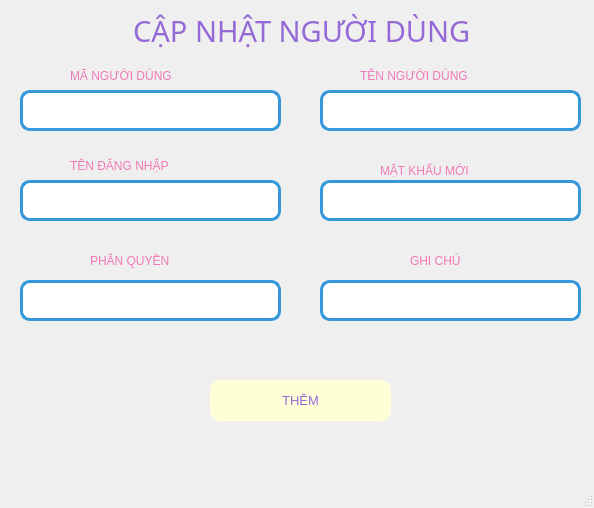
<?xml version="1.0" encoding="UTF-8"?>
<ui version="4.0">
 <class>MainWindow</class>
 <widget class="QMainWindow" name="MainWindow">
  <property name="geometry">
   <rect>
    <x>0</x>
    <y>0</y>
    <width>594</width>
    <height>508</height>
   </rect>
  </property>
  <property name="windowTitle">
   <string>MainWindow</string>
  </property>
  <widget class="QWidget" name="centralwidget">
   <widget class="QLabel" name="labelTitle">
    <property name="geometry">
     <rect>
      <x>70</x>
      <y>10</y>
      <width>471</width>
      <height>41</height>
     </rect>
    </property>
    <property name="font">
     <font>
      <family>Segoe UI Black</family>
      <pointsize>22</pointsize>
      <weight>10</weight>
      <italic>false</italic>
      <bold>false</bold>
     </font>
    </property>
    <property name="styleSheet">
     <string notr="true">color: rgb(149, 106, 214);
font: 87 22pt &quot;Segoe UI Black&quot;;</string>
    </property>
    <property name="text">
     <string>CẬP NHẬT NGƯỜI DÙNG </string>
    </property>
    <property name="alignment">
     <set>Qt::AlignCenter</set>
    </property>
   </widget>
   <widget class="QPushButton" name="btn_luu">
    <property name="geometry">
     <rect>
      <x>210</x>
      <y>380</y>
      <width>181</width>
      <height>41</height>
     </rect>
    </property>
    <property name="font">
     <font>
      <pointsize>10</pointsize>
     </font>
    </property>
    <property name="styleSheet">
     <string>background-color: rgb(255, 255, 215); color: rgb(149, 106, 214); border-radius: 10px;</string>
    </property>
    <property name="text">
     <string>THÊM</string>
    </property>
   </widget>
   <widget class="QTextEdit" name="txt_tenND">
    <property name="geometry">
     <rect>
      <x>320</x>
      <y>90</y>
      <width>261</width>
      <height>41</height>
     </rect>
    </property>
    <property name="styleSheet">
     <string notr="true">border-radius: 10px;
        border: 3px solid #3498db;  /* Viền xanh dương */
        background-color: #ffffff</string>
    </property>
   </widget>
   <widget class="QLabel" name="label_2">
    <property name="geometry">
     <rect>
      <x>70</x>
      <y>150</y>
      <width>131</width>
      <height>31</height>
     </rect>
    </property>
    <property name="styleSheet">
     <string notr="true">font: 10pt &quot;UTM Bell&quot;;
color: rgb(241, 121, 184);
</string>
    </property>
    <property name="text">
     <string>TÊN ĐĂNG NHẬP</string>
    </property>
   </widget>
   <widget class="QLabel" name="label">
    <property name="geometry">
     <rect>
      <x>360</x>
      <y>60</y>
      <width>191</width>
      <height>31</height>
     </rect>
    </property>
    <property name="styleSheet">
     <string notr="true">font: 10pt &quot;UTM Bell&quot;;
color: rgb(241, 121, 184);
</string>
    </property>
    <property name="text">
     <string>TÊN NGƯỜI DÙNG</string>
    </property>
   </widget>
   <widget class="QTextEdit" name="txt_tenDN">
    <property name="geometry">
     <rect>
      <x>20</x>
      <y>180</y>
      <width>261</width>
      <height>41</height>
     </rect>
    </property>
    <property name="styleSheet">
     <string notr="true">border-radius: 10px;
        border: 3px solid #3498db;  /* Viền xanh dương */
        background-color: #ffffff</string>
    </property>
   </widget>
   <widget class="QLabel" name="label_6">
    <property name="geometry">
     <rect>
      <x>410</x>
      <y>250</y>
      <width>71</width>
      <height>21</height>
     </rect>
    </property>
    <property name="styleSheet">
     <string notr="true">font: 10pt &quot;UTM Bell&quot;;
color: rgb(241, 121, 184);
</string>
    </property>
    <property name="text">
     <string>GHI CHÚ</string>
    </property>
   </widget>
   <widget class="QTextEdit" name="txt_note">
    <property name="geometry">
     <rect>
      <x>320</x>
      <y>280</y>
      <width>261</width>
      <height>41</height>
     </rect>
    </property>
    <property name="styleSheet">
     <string notr="true">border-radius: 10px;
        border: 3px solid #3498db;  /* Viền xanh dương */
        background-color: #ffffff</string>
    </property>
   </widget>
   <widget class="QLabel" name="label_5">
    <property name="geometry">
     <rect>
      <x>380</x>
      <y>160</y>
      <width>131</width>
      <height>21</height>
     </rect>
    </property>
    <property name="styleSheet">
     <string notr="true">font: 10pt &quot;UTM Bell&quot;;
color: rgb(241, 121, 184);
</string>
    </property>
    <property name="text">
     <string>MẬT KHẨU MỚI</string>
    </property>
   </widget>
   <widget class="QTextEdit" name="txt_newpass">
    <property name="geometry">
     <rect>
      <x>320</x>
      <y>180</y>
      <width>261</width>
      <height>41</height>
     </rect>
    </property>
    <property name="styleSheet">
     <string notr="true">border-radius: 10px;
        border: 3px solid #3498db;  /* Viền xanh dương */
        background-color: #ffffff</string>
    </property>
   </widget>
   <widget class="QComboBox" name="cbo_role">
    <property name="geometry">
     <rect>
      <x>20</x>
      <y>280</y>
      <width>261</width>
      <height>41</height>
     </rect>
    </property>
    <property name="font">
     <font>
      <weight>75</weight>
      <bold>true</bold>
     </font>
    </property>
    <property name="styleSheet">
     <string notr="true">QComboBox {
          background-color: white;
          border: 3px solid #3498db;  /* Viền xanh dương */
          border-radius: 10px;
          padding: 5px;
      }
      QComboBox::drop-down {
          border: none;
          background: transparent;
      }
      QComboBox::down-arrow {
          image: url(down-arrow.png); /* Thay bằng icon của bạn */
          width: 14px;
          height: 14px;
      }</string>
    </property>
   </widget>
   <widget class="QLabel" name="label_7">
    <property name="geometry">
     <rect>
      <x>90</x>
      <y>250</y>
      <width>111</width>
      <height>21</height>
     </rect>
    </property>
    <property name="styleSheet">
     <string notr="true">font: 10pt &quot;UTM Bell&quot;;
color: rgb(241, 121, 184);
</string>
    </property>
    <property name="text">
     <string>PHÂN QUYỀN</string>
    </property>
   </widget>
   <widget class="QTextEdit" name="txt_maND">
    <property name="geometry">
     <rect>
      <x>20</x>
      <y>90</y>
      <width>261</width>
      <height>41</height>
     </rect>
    </property>
    <property name="styleSheet">
     <string notr="true">border-radius: 10px;
        border: 3px solid #3498db;  /* Viền xanh dương */
        background-color: #ffffff</string>
    </property>
   </widget>
   <widget class="QLabel" name="label_3">
    <property name="geometry">
     <rect>
      <x>70</x>
      <y>60</y>
      <width>191</width>
      <height>31</height>
     </rect>
    </property>
    <property name="styleSheet">
     <string notr="true">font: 10pt &quot;UTM Bell&quot;;
color: rgb(241, 121, 184);
</string>
    </property>
    <property name="text">
     <string>MÃ NGƯỜI DÙNG</string>
    </property>
   </widget>
  </widget>
  <widget class="QMenuBar" name="menubar">
   <property name="geometry">
    <rect>
     <x>0</x>
     <y>0</y>
     <width>594</width>
     <height>26</height>
    </rect>
   </property>
  </widget>
  <widget class="QStatusBar" name="statusbar"/>
 </widget>
 <resources/>
 <connections/>
</ui>
